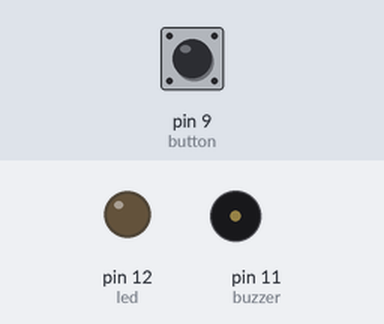
The sketch below on a simulated Arduino Uno, built with avr-gcc and run on an emulated ATmega328P. On the bench: output pins drawn as LEDs (lit = HIGH), buzzer (waves = sounding). The test bench sets the inputs (shaded band); at power-on: pin 9 (button) LOW.

Above: at 1.2 s.
1.3 s: pin 9 (button) pulled HIGH for 0.15 s
At 1.4 s:
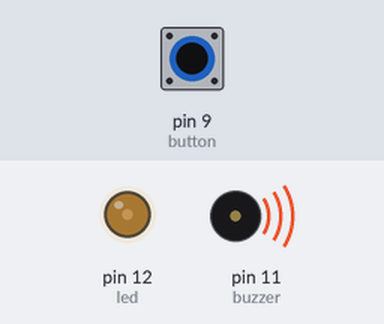
3.0 s: pin 9 (button) pulled HIGH for 1 s
At 5.2 s:
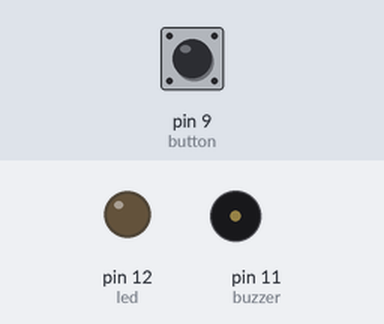
Timing chart, 0 to 6.7 s (numbered marks = the images above; inputs shaded):
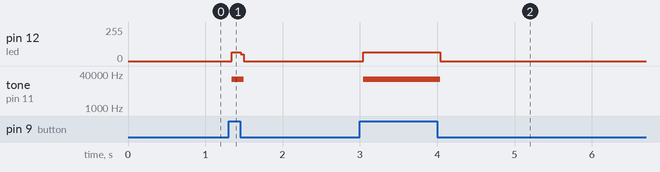

The sketch:

MultiStateAlarm.ino
```cpp
//Wiring code generated from an ArduinoML model
// Application name: MultiStateAlarm

enum State {stall, buzzOn, buzzOff_ledOn};
State currentState = stall;
const int button = 9;
const int led = 12;
const int buzzer = 11;


void setup() {
    pinMode(button, INPUT);
    pinMode(led, OUTPUT);
    pinMode(buzzer, OUTPUT);
    Serial.begin(9600);
}

void loop() {
    switch(currentState) {

        case stall:
            digitalWrite(led, LOW);
digitalWrite(buzzer, LOW);

            if (digitalRead(button) == HIGH) {
                currentState = buzzOn;
            }
            break;

        case buzzOn:
            digitalWrite(buzzer, HIGH);

            if (digitalRead(button) == HIGH) {
                currentState = buzzOff_ledOn;
            }
            break;

        case buzzOff_ledOn:
            digitalWrite(buzzer, LOW);
digitalWrite(led, HIGH);

            if (digitalRead(button) == HIGH) {
                currentState = stall;
            }
            break;

    }
}
```

Measured:
- after the input at 1.3 s, pin 12 (led): 0/255 → 66/255 at once, → 0/255 0.12 s later; tone on pin 11 (buzzer): silent → 22414 Hz at once, → silent 0.16 s later
- after the input at 3.0 s, pin 12 (led): 0/255 → 66/255 at once, → 0/255 1.0 s later; tone on pin 11 (buzzer): silent → 22409 Hz at once, → silent 1.0 s later
